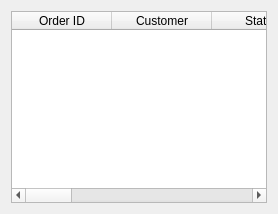
<?xml version="1.0" encoding="UTF-8"?>
<ui version="4.0">
 <class>OrderManagementTab</class>
 <widget class="QWidget" name="OrderManagementTab">
  <layout class="QVBoxLayout" name="verticalLayout_7">
   <item>
    <widget class="QTableWidget" name="order_table">
     <property name="editTriggers">
      <set>QAbstractItemView::NoEditTriggers</set>
     </property>
     <property name="alternatingRowColors">
      <bool>true</bool>
     </property>
     <property name="selectionBehavior">
      <enum>QAbstractItemView::SelectRows</enum>
     </property>
     <column>
      <property name="text">
       <string>Order ID</string>
      </property>
     </column>
     <column>
      <property name="text">
       <string>Customer</string>
      </property>
     </column>
     <column>
      <property name="text">
       <string>Status</string>
      </property>
     </column>
     <column>
      <property name="text">
       <string>Items</string>
      </property>
     </column>
     <column>
      <property name="text">
       <string>Amount</string>
      </property>
     </column>
     <column>
      <property name="text">
       <string>Progress(%)</string>
      </property>
     </column>
     <column>
      <property name="text">
       <string>Started</string>
      </property>
     </column>
     <column>
      <property name="text">
       <string>Elapsed</string>
      </property>
     </column>
     <column>
      <property name="text">
       <string>Pickee</string>
      </property>
     </column>
     <column>
      <property name="text">
       <string>Packee</string>
      </property>
     </column>
    </widget>
   </item>
  </layout>
 </widget>
 <resources/>
 <connections/>
</ui>
